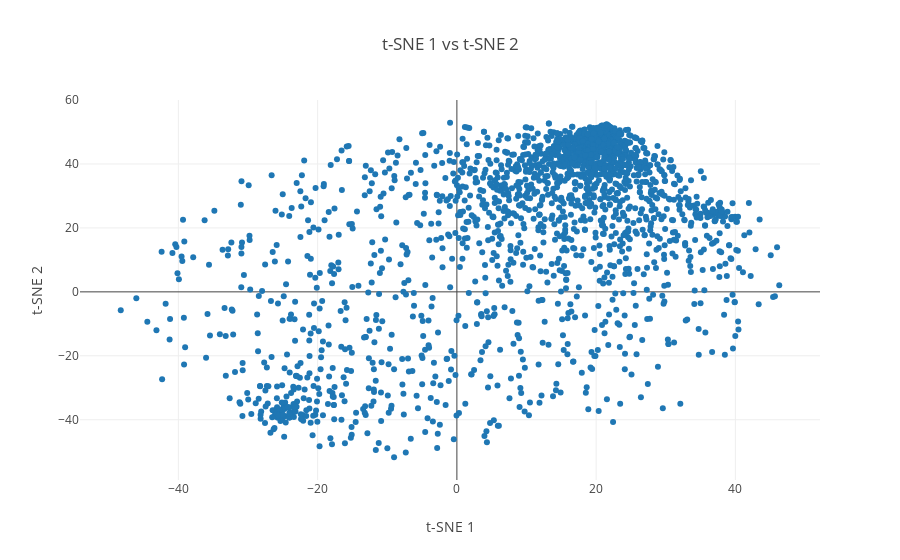

The notebook cell saved with this chart:
### Code cell
# CNN
cnn_tsne_embds = TSNE(n_components=2).fit_transform(cnn_embds)
plot_words(cnn_tsne_embds, 0, 2000, 1)

### Figure 1 — Plotly figure (JSON) as saved in the notebook; plotly's stock layout.template omitted (floating-point values rounded to 4 significant figures; data arrays with more than 128 entries replaced by an {"elided": "..."} marker saying what was removed)
{"data": [{"mode": "markers", "text": {"elided": "2000 str values"}, "type": "scatter", "x": {"elided": "2000 float values"}, "y": {"elided": "2000 float values"}}], "layout": {"hovermode": "closest", "title": "t-SNE 1 vs t-SNE 2", "xaxis": {"title": "t-SNE 1"}, "yaxis": {"title": "t-SNE 2"}}}
